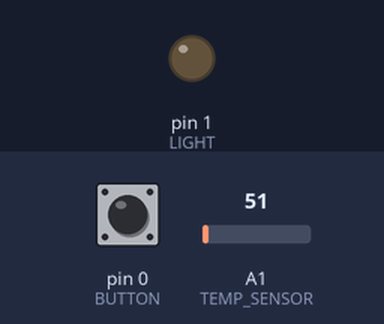
The sketch below on a simulated Arduino Uno, built with avr-gcc and run on an emulated ATmega328P. On the bench: output pins drawn as LEDs (lit = HIGH). Dashed ring = blinking. The inputs (shaded band) are chosen by the test bench; at power-on: pin 0 (BUTTON) HIGH, A1 (TEMP_SENSOR) = 51.

Above: at 1.2 s.
1.3 s: pin 0 (BUTTON) pulled LOW for 3.2 s
At 5.7 s:
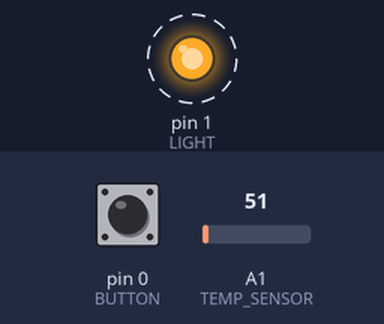
Timing chart, 0 to 8.0 s (numbered marks = the images above; inputs shaded):
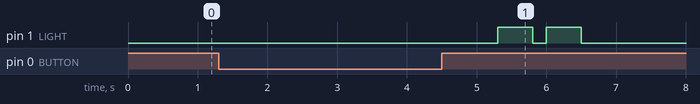

The sketch:

atticAcUnitRegulator.ino
```cpp
/*
 * Sketch to regulate John Baker's attic AC unit
 *
 */

// John this is your divider variable
#define JOHN_DIVISOR 100


// Other constants
#define BUTTON 0
#define TEMP_SENSOR 1
#define LIGHT 1

#define INTERVAL_FLASH_NORMAL 500
#define INTERVAL_FLASH_DOUBLE 200
#define INTERVAL_INDICATE_ANSWER_COMING 2000
#define INTERVAL_INDICATE_DONE 1000
#define INTERVAL_MIN_NEXT_CLICK_REGISTER 2000

// Calculate the absolute value of a number, as we don't have access to the Math library
long AbsoluteValue(long num) {
  if (num >= 0)
    return num;

  return num * -1;
}

// Creates the timing for the results pulses
long SetResultsTimeStartNextPulse(long currentMillis, int resultsNumPulses) {
  // Pause before double flash
  if (resultsNumPulses == 2) {
    return currentMillis + INTERVAL_INDICATE_ANSWER_COMING;
  }

  // Set up the double flash to signal end
  if (resultsNumPulses < 2) {
    return currentMillis + INTERVAL_FLASH_DOUBLE;
  }

  // Return a normal answer pulse
  return currentMillis + INTERVAL_FLASH_NORMAL;
}

bool InResultsCycle = false;
long FirstTempMeasurement = 0;
int ResultsNumPulses = 0;
long TimeStartNextPulse = 0;
long TimeNextButtonClickAllowed = 0;

void setup() {
  // put your setup code here, to run once:
  //pinMode(TEMP_SENSOR, INPUT);
  pinMode(LIGHT, OUTPUT);
  pinMode(BUTTON, INPUT_PULLUP);

  // Set up serial port for output at 9600 bps
  //Serial.begin(9600);
}

void loop() {
  // put your main code here, to run repeatedly:
  // Get current clock
  unsigned long currentMillis = millis();

  // In cycle to display the results
  if (InResultsCycle == true) {
    // If no more pulses, then out of results cycle
    if (ResultsNumPulses == 0) {
      InResultsCycle = false;
      TimeStartNextPulse = 0;
      //Serial.println("Set InResultsCycle = false");
    } else {
      // Process pulses
      if (currentMillis >= TimeStartNextPulse && currentMillis <= (TimeStartNextPulse + INTERVAL_FLASH_NORMAL)) {
        digitalWrite(LIGHT, HIGH);
      } else {
        digitalWrite(LIGHT, LOW);
      }

      if (currentMillis > (TimeStartNextPulse + INTERVAL_FLASH_NORMAL)) {
        --ResultsNumPulses;
        //Serial.println("Set ResultsNumPulses = " + String(ResultsNumPulses));

        TimeStartNextPulse = SetResultsTimeStartNextPulse(currentMillis, ResultsNumPulses);
        //Serial.println("Set TimeStartNextPulse = " + String(TimeStartNextPulse));
      }
    }

  // If we are not
  } else {
    if ((digitalRead(BUTTON) == LOW) && (currentMillis > TimeNextButtonClickAllowed)) {
        // Prevent button double click
        TimeNextButtonClickAllowed = currentMillis + INTERVAL_MIN_NEXT_CLICK_REGISTER;

        // If no FirstTempMeasurement, then this is the first button press
        if (FirstTempMeasurement == 0) {
          FirstTempMeasurement = analogRead(TEMP_SENSOR);
          //Serial.println("Setting FirstTempMeasurement = " + String(FirstTempMeasurement));

        // Second button push
        } else {
          InResultsCycle = true;

          long SecondTempMeasurement = analogRead(TEMP_SENSOR);
          //Serial.println("Setting SecondTempMeasurement = " + String(SecondTempMeasurement));

          long Difference = AbsoluteValue(FirstTempMeasurement - SecondTempMeasurement);
          // Cast as long to truncate - don't have access to Math library
          long TruncatedRatio = (long)(Difference/JOHN_DIVISOR);
          //Serial.println("TruncatedRation = " + String(TruncatedRatio));

          // Account for final double pulse
          ResultsNumPulses = TruncatedRatio + 2;
          // Set time to start first result pulse
          TimeStartNextPulse = currentMillis + INTERVAL_INDICATE_ANSWER_COMING;

          // Reset first temp measurement for next time
          FirstTempMeasurement = 0;
      }
    }
  }
}
```

Measured:
- after the input at 1.3 s, pin 1 (LIGHT): alternates HIGH for 0.50 s and LOW for 0.20 s, 4 changes in all, then stays LOW, starting after 4.0 s
